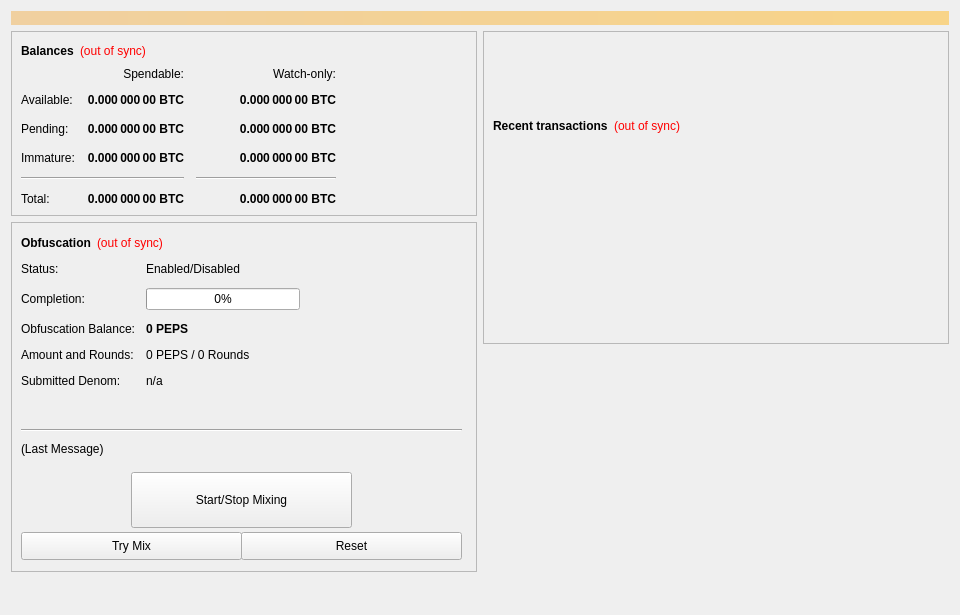
<?xml version="1.0" encoding="UTF-8"?>
<ui version="4.0">
 <class>OverviewPage</class>
 <widget class="QWidget" name="OverviewPage">
  <property name="geometry">
   <rect>
    <x>0</x>
    <y>0</y>
    <width>960</width>
    <height>615</height>
   </rect>
  </property>
  <property name="minimumSize">
   <size>
    <width>960</width>
    <height>0</height>
   </size>
  </property>
  <property name="windowTitle">
   <string>Form</string>
  </property>
  <layout class="QVBoxLayout" name="topLayout">
   <item>
    <widget class="QLabel" name="labelAlerts">
     <property name="visible">
      <bool>false</bool>
     </property>
     <property name="styleSheet">
      <string notr="true">background-color: qlineargradient(x1: 0, y1: 0, x2: 1, y2: 0, stop:0 #F0D0A0, stop:1 #F8D488); color:#000000;</string>
     </property>
     <property name="wordWrap">
      <bool>true</bool>
     </property>
     <property name="margin">
      <number>3</number>
     </property>
    </widget>
   </item>
   <item>
    <layout class="QHBoxLayout" name="horizontalLayout" stretch="1,1">
     <item>
      <layout class="QVBoxLayout" name="verticalLayout_2">
       <item>
        <widget class="QFrame" name="frame">
         <property name="frameShape">
          <enum>QFrame::StyledPanel</enum>
         </property>
         <property name="frameShadow">
          <enum>QFrame::Raised</enum>
         </property>
         <layout class="QVBoxLayout" name="verticalLayout_4">
          <item>
           <layout class="QHBoxLayout" name="horizontalLayout_4">
            <item>
             <widget class="QLabel" name="label_5">
              <property name="font">
               <font>
                <weight>75</weight>
                <bold>true</bold>
               </font>
              </property>
              <property name="text">
               <string>Balances</string>
              </property>
             </widget>
            </item>
            <item>
             <widget class="QLabel" name="labelWalletStatus">
              <property name="cursor">
               <cursorShape>WhatsThisCursor</cursorShape>
              </property>
              <property name="toolTip">
               <string>The displayed information may be out of date. Your wallet automatically synchronizes with the Peps network after a connection is established, but this process has not completed yet.</string>
              </property>
              <property name="styleSheet">
               <string notr="true">QLabel { color: red; }</string>
              </property>
              <property name="text">
               <string notr="true">(out of sync)</string>
              </property>
              <property name="alignment">
               <set>Qt::AlignLeading|Qt::AlignLeft|Qt::AlignVCenter</set>
              </property>
             </widget>
            </item>
            <item>
             <spacer name="horizontalSpacer_3">
              <property name="orientation">
               <enum>Qt::Horizontal</enum>
              </property>
              <property name="sizeHint" stdset="0">
               <size>
                <width>40</width>
                <height>20</height>
               </size>
              </property>
             </spacer>
            </item>
           </layout>
          </item>
          <item>
           <layout class="QGridLayout" name="gridLayout">
            <property name="spacing">
             <number>12</number>
            </property>
            <item row="2" column="2">
             <widget class="QLabel" name="labelWatchPending">
              <property name="font">
               <font>
                <weight>75</weight>
                <bold>true</bold>
               </font>
              </property>
              <property name="cursor">
               <cursorShape>IBeamCursor</cursorShape>
              </property>
              <property name="toolTip">
               <string>Unconfirmed transactions to watch-only addresses</string>
              </property>
              <property name="text">
               <string notr="true">0.000 000 00 BTC</string>
              </property>
              <property name="alignment">
               <set>Qt::AlignRight|Qt::AlignTrailing|Qt::AlignVCenter</set>
              </property>
              <property name="textInteractionFlags">
               <set>Qt::LinksAccessibleByMouse|Qt::TextSelectableByKeyboard|Qt::TextSelectableByMouse</set>
              </property>
             </widget>
            </item>
            <item row="2" column="1">
             <widget class="QLabel" name="labelUnconfirmed">
              <property name="font">
               <font>
                <weight>75</weight>
                <bold>true</bold>
               </font>
              </property>
              <property name="cursor">
               <cursorShape>IBeamCursor</cursorShape>
              </property>
              <property name="toolTip">
               <string>Total of transactions that have yet to be confirmed, and do not yet count toward the spendable balance</string>
              </property>
              <property name="text">
               <string notr="true">0.000 000 00 BTC</string>
              </property>
              <property name="alignment">
               <set>Qt::AlignRight|Qt::AlignTrailing|Qt::AlignVCenter</set>
              </property>
              <property name="textInteractionFlags">
               <set>Qt::LinksAccessibleByMouse|Qt::TextSelectableByKeyboard|Qt::TextSelectableByMouse</set>
              </property>
             </widget>
            </item>
            <item row="3" column="2">
             <widget class="QLabel" name="labelWatchImmature">
              <property name="font">
               <font>
                <weight>75</weight>
                <bold>true</bold>
               </font>
              </property>
              <property name="cursor">
               <cursorShape>IBeamCursor</cursorShape>
              </property>
              <property name="toolTip">
               <string>Staked or masternode rewards in watch-only addresses that has not yet matured</string>
              </property>
              <property name="text">
               <string notr="true">0.000 000 00 BTC</string>
              </property>
              <property name="alignment">
               <set>Qt::AlignRight|Qt::AlignTrailing|Qt::AlignVCenter</set>
              </property>
              <property name="textInteractionFlags">
               <set>Qt::LinksAccessibleByMouse|Qt::TextSelectableByKeyboard|Qt::TextSelectableByMouse</set>
              </property>
             </widget>
            </item>
            <item row="4" column="0" colspan="2">
             <widget class="Line" name="lineSpendableBalance">
              <property name="orientation">
               <enum>Qt::Horizontal</enum>
              </property>
             </widget>
            </item>
            <item row="4" column="2">
             <widget class="Line" name="lineWatchBalance">
              <property name="sizePolicy">
               <sizepolicy hsizetype="Preferred" vsizetype="Fixed">
                <horstretch>0</horstretch>
                <verstretch>0</verstretch>
               </sizepolicy>
              </property>
              <property name="minimumSize">
               <size>
                <width>140</width>
                <height>0</height>
               </size>
              </property>
              <property name="orientation">
               <enum>Qt::Horizontal</enum>
              </property>
             </widget>
            </item>
            <item row="5" column="0">
             <widget class="QLabel" name="labelTotalText">
              <property name="text">
               <string>Total:</string>
              </property>
             </widget>
            </item>
            <item row="3" column="1">
             <widget class="QLabel" name="labelImmature">
              <property name="font">
               <font>
                <weight>75</weight>
                <bold>true</bold>
               </font>
              </property>
              <property name="cursor">
               <cursorShape>IBeamCursor</cursorShape>
              </property>
              <property name="toolTip">
               <string>Staked or masternode rewards that has not yet matured</string>
              </property>
              <property name="text">
               <string notr="true">0.000 000 00 BTC</string>
              </property>
              <property name="alignment">
               <set>Qt::AlignRight|Qt::AlignTrailing|Qt::AlignVCenter</set>
              </property>
              <property name="textInteractionFlags">
               <set>Qt::LinksAccessibleByMouse|Qt::TextSelectableByKeyboard|Qt::TextSelectableByMouse</set>
              </property>
             </widget>
            </item>
            <item row="2" column="3">
             <spacer name="horizontalSpacer_2">
              <property name="orientation">
               <enum>Qt::Horizontal</enum>
              </property>
              <property name="sizeHint" stdset="0">
               <size>
                <width>40</width>
                <height>20</height>
               </size>
              </property>
             </spacer>
            </item>
            <item row="3" column="0">
             <widget class="QLabel" name="labelImmatureText">
              <property name="text">
               <string>Immature:</string>
              </property>
             </widget>
            </item>
            <item row="5" column="1">
             <widget class="QLabel" name="labelTotal">
              <property name="font">
               <font>
                <weight>75</weight>
                <bold>true</bold>
               </font>
              </property>
              <property name="cursor">
               <cursorShape>IBeamCursor</cursorShape>
              </property>
              <property name="toolTip">
               <string>Your current total balance</string>
              </property>
              <property name="text">
               <string notr="true">0.000 000 00 BTC</string>
              </property>
              <property name="alignment">
               <set>Qt::AlignRight|Qt::AlignTrailing|Qt::AlignVCenter</set>
              </property>
              <property name="textInteractionFlags">
               <set>Qt::LinksAccessibleByMouse|Qt::TextSelectableByKeyboard|Qt::TextSelectableByMouse</set>
              </property>
             </widget>
            </item>
            <item row="5" column="2">
             <widget class="QLabel" name="labelWatchTotal">
              <property name="font">
               <font>
                <weight>75</weight>
                <bold>true</bold>
               </font>
              </property>
              <property name="cursor">
               <cursorShape>IBeamCursor</cursorShape>
              </property>
              <property name="toolTip">
               <string>Current total balance in watch-only addresses</string>
              </property>
              <property name="text">
               <string notr="true">0.000 000 00 BTC</string>
              </property>
              <property name="alignment">
               <set>Qt::AlignRight|Qt::AlignTrailing|Qt::AlignVCenter</set>
              </property>
              <property name="textInteractionFlags">
               <set>Qt::LinksAccessibleByMouse|Qt::TextSelectableByKeyboard|Qt::TextSelectableByMouse</set>
              </property>
             </widget>
            </item>
            <item row="0" column="2">
             <widget class="QLabel" name="labelWatchonly">
              <property name="text">
               <string>Watch-only:</string>
              </property>
              <property name="alignment">
               <set>Qt::AlignRight|Qt::AlignTrailing|Qt::AlignVCenter</set>
              </property>
             </widget>
            </item>
            <item row="1" column="0">
             <widget class="QLabel" name="labelBalanceText">
              <property name="text">
               <string>Available:</string>
              </property>
             </widget>
            </item>
            <item row="1" column="1">
             <widget class="QLabel" name="labelBalance">
              <property name="font">
               <font>
                <weight>75</weight>
                <bold>true</bold>
               </font>
              </property>
              <property name="cursor">
               <cursorShape>IBeamCursor</cursorShape>
              </property>
              <property name="toolTip">
               <string>Your current spendable balance</string>
              </property>
              <property name="text">
               <string notr="true">0.000 000 00 BTC</string>
              </property>
              <property name="alignment">
               <set>Qt::AlignRight|Qt::AlignTrailing|Qt::AlignVCenter</set>
              </property>
              <property name="textInteractionFlags">
               <set>Qt::LinksAccessibleByMouse|Qt::TextSelectableByKeyboard|Qt::TextSelectableByMouse</set>
              </property>
             </widget>
            </item>
            <item row="1" column="2">
             <widget class="QLabel" name="labelWatchAvailable">
              <property name="font">
               <font>
                <weight>75</weight>
                <bold>true</bold>
               </font>
              </property>
              <property name="cursor">
               <cursorShape>IBeamCursor</cursorShape>
              </property>
              <property name="toolTip">
               <string>Your current balance in watch-only addresses</string>
              </property>
              <property name="text">
               <string notr="true">0.000 000 00 BTC</string>
              </property>
              <property name="alignment">
               <set>Qt::AlignRight|Qt::AlignTrailing|Qt::AlignVCenter</set>
              </property>
              <property name="textInteractionFlags">
               <set>Qt::LinksAccessibleByMouse|Qt::TextSelectableByKeyboard|Qt::TextSelectableByMouse</set>
              </property>
             </widget>
            </item>
            <item row="2" column="0">
             <widget class="QLabel" name="labelPendingText">
              <property name="text">
               <string>Pending:</string>
              </property>
             </widget>
            </item>
            <item row="0" column="1">
             <widget class="QLabel" name="labelSpendable">
              <property name="text">
               <string>Spendable:</string>
              </property>
              <property name="alignment">
               <set>Qt::AlignRight|Qt::AlignTrailing|Qt::AlignVCenter</set>
              </property>
             </widget>
            </item>
           </layout>
          </item>
         </layout>
        </widget>
       </item>
       <item>
        <widget class="QFrame" name="frameObfuscation">
         <property name="minimumSize">
          <size>
           <width>0</width>
           <height>350</height>
          </size>
         </property>
         <property name="layoutDirection">
          <enum>Qt::LeftToRight</enum>
         </property>
         <property name="frameShape">
          <enum>QFrame::StyledPanel</enum>
         </property>
         <property name="frameShadow">
          <enum>QFrame::Raised</enum>
         </property>
         <widget class="QWidget" name="formLayoutWidget">
          <property name="geometry">
           <rect>
            <x>10</x>
            <y>40</y>
            <width>451</width>
            <height>161</height>
           </rect>
          </property>
          <layout class="QFormLayout" name="formLayout">
           <property name="fieldGrowthPolicy">
            <enum>QFormLayout::AllNonFixedFieldsGrow</enum>
           </property>
           <property name="horizontalSpacing">
            <number>11</number>
           </property>
           <property name="verticalSpacing">
            <number>12</number>
           </property>
           <item row="0" column="0">
            <widget class="QLabel" name="label_6">
             <property name="text">
              <string>Status:</string>
             </property>
            </widget>
           </item>
           <item row="1" column="0">
            <widget class="QLabel" name="label_7">
             <property name="text">
              <string>Completion:</string>
             </property>
            </widget>
           </item>
           <item row="1" column="1">
            <widget class="QProgressBar" name="obfuscationProgress">
             <property name="maximumSize">
              <size>
               <width>154</width>
               <height>16777215</height>
              </size>
             </property>
             <property name="value">
              <number>0</number>
             </property>
            </widget>
           </item>
           <item row="2" column="0">
            <widget class="QLabel" name="labelAnonymizedText">
             <property name="text">
              <string>Obfuscation Balance:</string>
             </property>
            </widget>
           </item>
           <item row="2" column="1">
            <widget class="QLabel" name="labelAnonymized">
             <property name="font">
              <font>
               <weight>75</weight>
               <bold>true</bold>
              </font>
             </property>
             <property name="text">
              <string notr="true">0 PEPS</string>
             </property>
            </widget>
           </item>
           <item row="3" column="0">
            <widget class="QLabel" name="label_8">
             <property name="text">
              <string>Amount and Rounds:</string>
             </property>
            </widget>
           </item>
           <item row="3" column="1">
            <widget class="QLabel" name="labelAmountRounds">
             <property name="text">
              <string>0 PEPS / 0 Rounds</string>
             </property>
            </widget>
           </item>
           <item row="4" column="0">
            <widget class="QLabel" name="label_9">
             <property name="text">
              <string>Submitted Denom:</string>
             </property>
            </widget>
           </item>
           <item row="4" column="1">
            <widget class="QLabel" name="labelSubmittedDenom">
             <property name="toolTip">
              <string>The denominations you submitted to the Masternode.&lt;br&gt;To mix, other users must submit the exact same denominations.</string>
             </property>
             <property name="text">
              <string>n/a</string>
             </property>
            </widget>
           </item>
           <item row="0" column="1">
            <widget class="QLabel" name="obfuscationEnabled">
             <property name="text">
              <string>Enabled/Disabled</string>
             </property>
            </widget>
           </item>
          </layout>
         </widget>
         <widget class="QPushButton" name="runAutoDenom">
          <property name="geometry">
           <rect>
            <x>251</x>
            <y>17</y>
            <width>1</width>
            <height>1</height>
           </rect>
          </property>
          <property name="palette">
           <palette>
            <active>
             <colorrole role="WindowText">
              <brush brushstyle="SolidPattern">
               <color alpha="255">
                <red>0</red>
                <green>0</green>
                <blue>0</blue>
               </color>
              </brush>
             </colorrole>
             <colorrole role="Button">
              <brush brushstyle="SolidPattern">
               <color alpha="255">
                <red>239</red>
                <green>238</green>
                <blue>238</blue>
               </color>
              </brush>
             </colorrole>
             <colorrole role="Light">
              <brush brushstyle="SolidPattern">
               <color alpha="255">
                <red>255</red>
                <green>255</green>
                <blue>255</blue>
               </color>
              </brush>
             </colorrole>
             <colorrole role="Midlight">
              <brush brushstyle="SolidPattern">
               <color alpha="255">
                <red>247</red>
                <green>246</green>
                <blue>246</blue>
               </color>
              </brush>
             </colorrole>
             <colorrole role="Dark">
              <brush brushstyle="SolidPattern">
               <color alpha="255">
                <red>119</red>
                <green>119</green>
                <blue>119</blue>
               </color>
              </brush>
             </colorrole>
             <colorrole role="Mid">
              <brush brushstyle="SolidPattern">
               <color alpha="255">
                <red>159</red>
                <green>159</green>
                <blue>159</blue>
               </color>
              </brush>
             </colorrole>
             <colorrole role="Text">
              <brush brushstyle="SolidPattern">
               <color alpha="255">
                <red>0</red>
                <green>0</green>
                <blue>0</blue>
               </color>
              </brush>
             </colorrole>
             <colorrole role="BrightText">
              <brush brushstyle="SolidPattern">
               <color alpha="255">
                <red>255</red>
                <green>255</green>
                <blue>255</blue>
               </color>
              </brush>
             </colorrole>
             <colorrole role="ButtonText">
              <brush brushstyle="SolidPattern">
               <color alpha="255">
                <red>0</red>
                <green>0</green>
                <blue>0</blue>
               </color>
              </brush>
             </colorrole>
             <colorrole role="Base">
              <brush brushstyle="SolidPattern">
               <color alpha="255">
                <red>255</red>
                <green>255</green>
                <blue>255</blue>
               </color>
              </brush>
             </colorrole>
             <colorrole role="Window">
              <brush brushstyle="SolidPattern">
               <color alpha="255">
                <red>239</red>
                <green>238</green>
                <blue>238</blue>
               </color>
              </brush>
             </colorrole>
             <colorrole role="Shadow">
              <brush brushstyle="SolidPattern">
               <color alpha="255">
                <red>0</red>
                <green>0</green>
                <blue>0</blue>
               </color>
              </brush>
             </colorrole>
             <colorrole role="AlternateBase">
              <brush brushstyle="SolidPattern">
               <color alpha="255">
                <red>247</red>
                <green>246</green>
                <blue>246</blue>
               </color>
              </brush>
             </colorrole>
             <colorrole role="ToolTipBase">
              <brush brushstyle="SolidPattern">
               <color alpha="255">
                <red>255</red>
                <green>255</green>
                <blue>220</blue>
               </color>
              </brush>
             </colorrole>
             <colorrole role="ToolTipText">
              <brush brushstyle="SolidPattern">
               <color alpha="255">
                <red>0</red>
                <green>0</green>
                <blue>0</blue>
               </color>
              </brush>
             </colorrole>
            </active>
            <inactive>
             <colorrole role="WindowText">
              <brush brushstyle="SolidPattern">
               <color alpha="255">
                <red>0</red>
                <green>0</green>
                <blue>0</blue>
               </color>
              </brush>
             </colorrole>
             <colorrole role="Button">
              <brush brushstyle="SolidPattern">
               <color alpha="255">
                <red>239</red>
                <green>238</green>
                <blue>238</blue>
               </color>
              </brush>
             </colorrole>
             <colorrole role="Light">
              <brush brushstyle="SolidPattern">
               <color alpha="255">
                <red>255</red>
                <green>255</green>
                <blue>255</blue>
               </color>
              </brush>
             </colorrole>
             <colorrole role="Midlight">
              <brush brushstyle="SolidPattern">
               <color alpha="255">
                <red>247</red>
                <green>246</green>
                <blue>246</blue>
               </color>
              </brush>
             </colorrole>
             <colorrole role="Dark">
              <brush brushstyle="SolidPattern">
               <color alpha="255">
                <red>119</red>
                <green>119</green>
                <blue>119</blue>
               </color>
              </brush>
             </colorrole>
             <colorrole role="Mid">
              <brush brushstyle="SolidPattern">
               <color alpha="255">
                <red>159</red>
                <green>159</green>
                <blue>159</blue>
               </color>
              </brush>
             </colorrole>
             <colorrole role="Text">
              <brush brushstyle="SolidPattern">
               <color alpha="255">
                <red>0</red>
                <green>0</green>
                <blue>0</blue>
               </color>
              </brush>
             </colorrole>
             <colorrole role="BrightText">
              <brush brushstyle="SolidPattern">
               <color alpha="255">
                <red>255</red>
                <green>255</green>
                <blue>255</blue>
               </color>
              </brush>
             </colorrole>
             <colorrole role="ButtonText">
              <brush brushstyle="SolidPattern">
               <color alpha="255">
                <red>0</red>
                <green>0</green>
                <blue>0</blue>
               </color>
              </brush>
             </colorrole>
             <colorrole role="Base">
              <brush brushstyle="SolidPattern">
               <color alpha="255">
                <red>255</red>
                <green>255</green>
                <blue>255</blue>
               </color>
              </brush>
             </colorrole>
             <colorrole role="Window">
              <brush brushstyle="SolidPattern">
               <color alpha="255">
                <red>239</red>
                <green>238</green>
                <blue>238</blue>
               </color>
              </brush>
             </colorrole>
             <colorrole role="Shadow">
              <brush brushstyle="SolidPattern">
               <color alpha="255">
                <red>0</red>
                <green>0</green>
                <blue>0</blue>
               </color>
              </brush>
             </colorrole>
             <colorrole role="AlternateBase">
              <brush brushstyle="SolidPattern">
               <color alpha="255">
                <red>247</red>
                <green>246</green>
                <blue>246</blue>
               </color>
              </brush>
             </colorrole>
             <colorrole role="ToolTipBase">
              <brush brushstyle="SolidPattern">
               <color alpha="255">
                <red>255</red>
                <green>255</green>
                <blue>220</blue>
               </color>
              </brush>
             </colorrole>
             <colorrole role="ToolTipText">
              <brush brushstyle="SolidPattern">
               <color alpha="255">
                <red>0</red>
                <green>0</green>
                <blue>0</blue>
               </color>
              </brush>
             </colorrole>
            </inactive>
            <disabled>
             <colorrole role="WindowText">
              <brush brushstyle="SolidPattern">
               <color alpha="255">
                <red>119</red>
                <green>119</green>
                <blue>119</blue>
               </color>
              </brush>
             </colorrole>
             <colorrole role="Button">
              <brush brushstyle="SolidPattern">
               <color alpha="255">
                <red>239</red>
                <green>238</green>
                <blue>238</blue>
               </color>
              </brush>
             </colorrole>
             <colorrole role="Light">
              <brush brushstyle="SolidPattern">
               <color alpha="255">
                <red>255</red>
                <green>255</green>
                <blue>255</blue>
               </color>
              </brush>
             </colorrole>
             <colorrole role="Midlight">
              <brush brushstyle="SolidPattern">
               <color alpha="255">
                <red>247</red>
                <green>246</green>
                <blue>246</blue>
               </color>
              </brush>
             </colorrole>
             <colorrole role="Dark">
              <brush brushstyle="SolidPattern">
               <color alpha="255">
                <red>119</red>
                <green>119</green>
                <blue>119</blue>
               </color>
              </brush>
             </colorrole>
             <colorrole role="Mid">
              <brush brushstyle="SolidPattern">
               <color alpha="255">
                <red>159</red>
                <green>159</green>
                <blue>159</blue>
               </color>
              </brush>
             </colorrole>
             <colorrole role="Text">
              <brush brushstyle="SolidPattern">
               <color alpha="255">
                <red>119</red>
                <green>119</green>
                <blue>119</blue>
               </color>
              </brush>
             </colorrole>
             <colorrole role="BrightText">
              <brush brushstyle="SolidPattern">
               <color alpha="255">
                <red>255</red>
                <green>255</green>
                <blue>255</blue>
               </color>
              </brush>
             </colorrole>
             <colorrole role="ButtonText">
              <brush brushstyle="SolidPattern">
               <color alpha="255">
                <red>119</red>
                <green>119</green>
                <blue>119</blue>
               </color>
              </brush>
             </colorrole>
             <colorrole role="Base">
              <brush brushstyle="SolidPattern">
               <color alpha="255">
                <red>239</red>
                <green>238</green>
                <blue>238</blue>
               </color>
              </brush>
             </colorrole>
             <colorrole role="Window">
              <brush brushstyle="SolidPattern">
               <color alpha="255">
                <red>239</red>
                <green>238</green>
                <blue>238</blue>
               </color>
              </brush>
             </colorrole>
             <colorrole role="Shadow">
              <brush brushstyle="SolidPattern">
               <color alpha="255">
                <red>0</red>
                <green>0</green>
                <blue>0</blue>
               </color>
              </brush>
             </colorrole>
             <colorrole role="AlternateBase">
              <brush brushstyle="SolidPattern">
               <color alpha="255">
                <red>239</red>
                <green>238</green>
                <blue>238</blue>
               </color>
              </brush>
             </colorrole>
             <colorrole role="ToolTipBase">
              <brush brushstyle="SolidPattern">
               <color alpha="255">
                <red>255</red>
                <green>255</green>
                <blue>220</blue>
               </color>
              </brush>
             </colorrole>
             <colorrole role="ToolTipText">
              <brush brushstyle="SolidPattern">
               <color alpha="255">
                <red>0</red>
                <green>0</green>
                <blue>0</blue>
               </color>
              </brush>
             </colorrole>
            </disabled>
           </palette>
          </property>
          <property name="focusPolicy">
           <enum>Qt::NoFocus</enum>
          </property>
          <property name="autoFillBackground">
           <bool>true</bool>
          </property>
          <property name="text">
           <string/>
          </property>
          <property name="flat">
           <bool>true</bool>
          </property>
         </widget>
         <widget class="QPushButton" name="toggleObfuscation">
          <property name="geometry">
           <rect>
            <x>120</x>
            <y>250</y>
            <width>221</width>
            <height>56</height>
           </rect>
          </property>
          <property name="sizePolicy">
           <sizepolicy hsizetype="MinimumExpanding" vsizetype="Fixed">
            <horstretch>0</horstretch>
            <verstretch>0</verstretch>
           </sizepolicy>
          </property>
          <property name="text">
           <string>Start/Stop Mixing</string>
          </property>
         </widget>
         <widget class="Line" name="lineLastMessage">
          <property name="geometry">
           <rect>
            <x>10</x>
            <y>200</y>
            <width>441</width>
            <height>16</height>
           </rect>
          </property>
          <property name="orientation">
           <enum>Qt::Horizontal</enum>
          </property>
         </widget>
         <widget class="QLabel" name="obfuscationStatus">
          <property name="geometry">
           <rect>
            <x>10</x>
            <y>220</y>
            <width>451</width>
            <height>61</height>
           </rect>
          </property>
          <property name="minimumSize">
           <size>
            <width>288</width>
            <height>43</height>
           </size>
          </property>
          <property name="text">
           <string>(Last Message)</string>
          </property>
          <property name="alignment">
           <set>Qt::AlignLeading|Qt::AlignLeft|Qt::AlignTop</set>
          </property>
          <property name="wordWrap">
           <bool>true</bool>
          </property>
         </widget>
         <widget class="QPushButton" name="obfuscationAuto">
          <property name="geometry">
           <rect>
            <x>10</x>
            <y>310</y>
            <width>221</width>
            <height>28</height>
           </rect>
          </property>
          <property name="sizePolicy">
           <sizepolicy hsizetype="MinimumExpanding" vsizetype="Fixed">
            <horstretch>0</horstretch>
            <verstretch>0</verstretch>
           </sizepolicy>
          </property>
          <property name="toolTip">
           <string>Try to manually submit a Obfuscation request.</string>
          </property>
          <property name="text">
           <string>Try Mix</string>
          </property>
         </widget>
         <widget class="QPushButton" name="obfuscationReset">
          <property name="geometry">
           <rect>
            <x>230</x>
            <y>310</y>
            <width>221</width>
            <height>28</height>
           </rect>
          </property>
          <property name="sizePolicy">
           <sizepolicy hsizetype="MinimumExpanding" vsizetype="Fixed">
            <horstretch>0</horstretch>
            <verstretch>0</verstretch>
           </sizepolicy>
          </property>
          <property name="toolTip">
           <string>Reset the current status of Obfuscation (can interrupt Obfuscation if it's in the process of Mixing, which can cost you money!)</string>
          </property>
          <property name="autoFillBackground">
           <bool>false</bool>
          </property>
          <property name="text">
           <string>Reset</string>
          </property>
         </widget>
         <widget class="QWidget" name="layoutWidget">
          <property name="geometry">
           <rect>
            <x>10</x>
            <y>10</y>
            <width>431</width>
            <height>22</height>
           </rect>
          </property>
          <layout class="QHBoxLayout" name="horizontalLayout_5">
           <item>
            <widget class="QLabel" name="label_2">
             <property name="font">
              <font>
               <weight>75</weight>
               <bold>true</bold>
              </font>
             </property>
             <property name="text">
              <string>Obfuscation</string>
             </property>
            </widget>
           </item>
           <item>
            <widget class="QLabel" name="labelObfuscationSyncStatus">
             <property name="toolTip">
              <string>The displayed information may be out of date. Your wallet automatically synchronizes with the Peps network after a connection is established, but this process has not completed yet.</string>
             </property>
             <property name="styleSheet">
              <string notr="true">QLabel { color: red; }</string>
             </property>
             <property name="text">
              <string notr="true">(out of sync)</string>
             </property>
             <property name="alignment">
              <set>Qt::AlignLeading|Qt::AlignLeft|Qt::AlignVCenter</set>
             </property>
            </widget>
           </item>
           <item>
            <spacer name="horizontalSpacer_4">
             <property name="orientation">
              <enum>Qt::Horizontal</enum>
             </property>
             <property name="sizeHint" stdset="0">
              <size>
               <width>40</width>
               <height>20</height>
              </size>
             </property>
            </spacer>
           </item>
          </layout>
         </widget>
        </widget>
       </item>
       <item>
        <spacer name="verticalSpacer">
         <property name="orientation">
          <enum>Qt::Vertical</enum>
         </property>
         <property name="sizeHint" stdset="0">
          <size>
           <width>20</width>
           <height>40</height>
          </size>
         </property>
        </spacer>
       </item>
      </layout>
     </item>
     <item>
      <layout class="QVBoxLayout" name="verticalLayout_3">
       <item>
        <widget class="QFrame" name="frame_2">
         <property name="frameShape">
          <enum>QFrame::StyledPanel</enum>
         </property>
         <property name="frameShadow">
          <enum>QFrame::Raised</enum>
         </property>
         <layout class="QVBoxLayout" name="verticalLayout">
          <item>
           <spacer name="verticalSpacer_3">
            <property name="orientation">
             <enum>Qt::Vertical</enum>
            </property>
            <property name="sizeType">
             <enum>QSizePolicy::Fixed</enum>
            </property>
            <property name="sizeHint" stdset="0">
             <size>
              <width>20</width>
              <height>75</height>
             </size>
            </property>
           </spacer>
          </item>
          <item>
           <layout class="QHBoxLayout" name="horizontalLayout_2">
            <item>
             <widget class="QLabel" name="label_4">
              <property name="font">
               <font>
                <weight>75</weight>
                <bold>true</bold>
               </font>
              </property>
              <property name="text">
               <string>Recent transactions</string>
              </property>
             </widget>
            </item>
            <item>
             <widget class="QLabel" name="labelTransactionsStatus">
              <property name="cursor">
               <cursorShape>WhatsThisCursor</cursorShape>
              </property>
              <property name="toolTip">
               <string>The displayed information may be out of date. Your wallet automatically synchronizes with the Peps network after a connection is established, but this process has not completed yet.</string>
              </property>
              <property name="styleSheet">
               <string notr="true">QLabel { color: red; }</string>
              </property>
              <property name="text">
               <string notr="true">(out of sync)</string>
              </property>
              <property name="alignment">
               <set>Qt::AlignRight|Qt::AlignTrailing|Qt::AlignVCenter</set>
              </property>
             </widget>
            </item>
            <item>
             <spacer name="horizontalSpacer">
              <property name="orientation">
               <enum>Qt::Horizontal</enum>
              </property>
              <property name="sizeHint" stdset="0">
               <size>
                <width>40</width>
                <height>20</height>
               </size>
              </property>
             </spacer>
            </item>
           </layout>
          </item>
          <item>
           <widget class="QListView" name="listTransactions">
            <property name="styleSheet">
             <string notr="true">QListView { background: transparent; }</string>
            </property>
            <property name="frameShape">
             <enum>QFrame::NoFrame</enum>
            </property>
            <property name="verticalScrollBarPolicy">
             <enum>Qt::ScrollBarAlwaysOff</enum>
            </property>
            <property name="horizontalScrollBarPolicy">
             <enum>Qt::ScrollBarAlwaysOff</enum>
            </property>
            <property name="selectionMode">
             <enum>QAbstractItemView::NoSelection</enum>
            </property>
           </widget>
          </item>
         </layout>
        </widget>
       </item>
       <item>
        <spacer name="verticalSpacer_2">
         <property name="orientation">
          <enum>Qt::Vertical</enum>
         </property>
         <property name="sizeType">
          <enum>QSizePolicy::Expanding</enum>
         </property>
         <property name="sizeHint" stdset="0">
          <size>
           <width>20</width>
           <height>40</height>
          </size>
         </property>
        </spacer>
       </item>
      </layout>
     </item>
    </layout>
   </item>
  </layout>
 </widget>
 <resources/>
 <connections/>
</ui>
